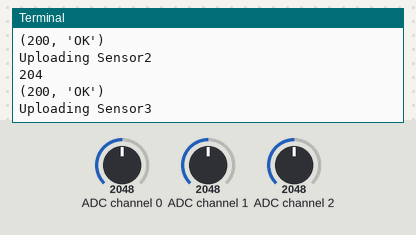
This program was run on a simulated Raspberry Pi (BCM pin numbers). Shown: the last lines printed to the terminal. Inputs (shaded band) come from the test bench; at power-on: ADC channel 0 = 2048, ADC channel 1 = 2048, ADC channel 2 = 2048 (analog values on the 0–4095 scale). Web requests get an empty 200 reply after 0.4 s.

Above: at 1.2 s.
1.3 s: ADC channel 0 set to 2866
At 1.46 s:
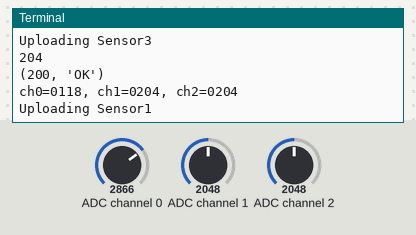
2.8 s: ADC channel 1 set to 2866
At 3.07 s:
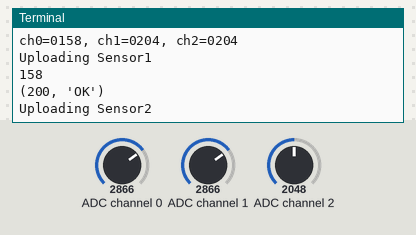
4.3 s: ADC channel 2 set to 2866
At 4.67 s:
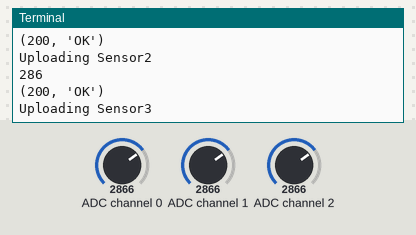
5.8 s: ADC channel 0 set to 3603
At 6.28 s:
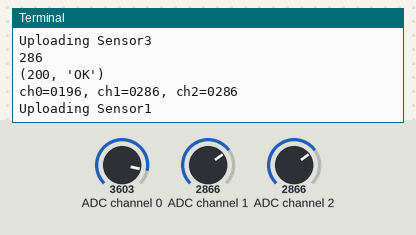
7.3 s: ADC channel 1 set to 3603
At 7.89 s:
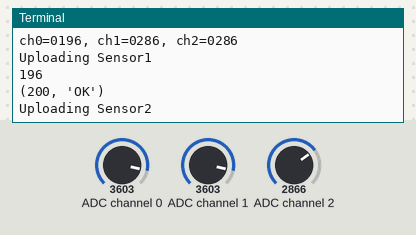
8.8 s: ADC channel 2 set to 3603
At 9.49 s:
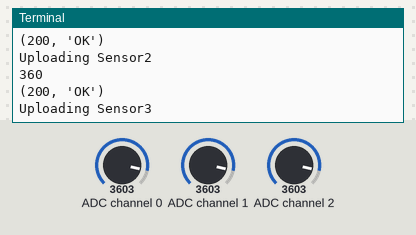
Timing chart, 0 to 11.3 s (numbered marks = the images above; inputs shaded):
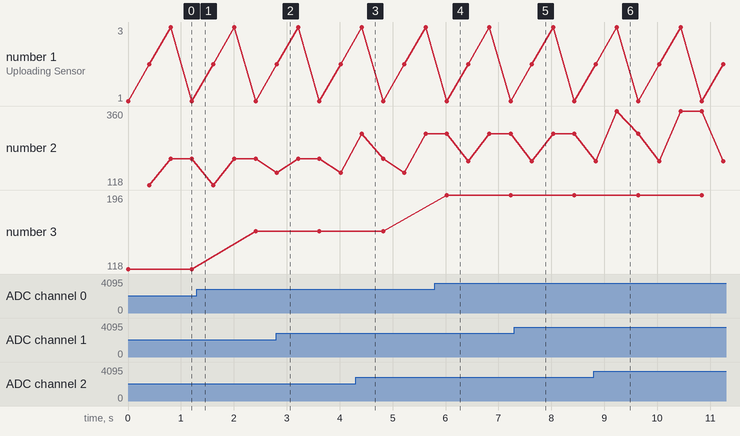

The program:

sen.py
```python
import spidev
import time
import web

class MCP3208:
        def __init__(self, spi_channel=0):
                self.spi_channel = spi_channel
                self.conn = spidev.SpiDev(0, spi_channel)
                self.conn.max_speed_hz = 1000000 # 1MHz

        def __del__( self ):
                self.close

        def close(self):
                if self.conn != None:
                        self.conn.close
                        self.conn = None

        def bitstring(self, n):
                s = bin(n)[2:]
                return '0'*(8-len(s)) + s

        def read(self, adc_channel=0):
                # build command
                cmd  = 128 # start bit
                cmd +=  64 # single end / diff
                if adc_channel % 2 == 1:
                        cmd += 8
                if (adc_channel/2) % 2 == 1:
                        cmd += 16
                if (adc_channel/4) % 2 == 1:
                        cmd += 32

                # send & receive data
                reply_bytes = self.conn.xfer2([cmd, 0, 0, 0])

                #
                reply_bitstring = ''.join(self.bitstring(n) for n in reply_bytes)
                reply = reply_bitstring[7:19]
                return int(reply, 2)

if __name__ == '__main__':
        spi = MCP3208(0)
	count = 0
        a0 = 0
        a1 = 0
        a2 = 0

        while True:
                count += 1
                a0 += spi.read(0)
                a1 += spi.read(1)
                a2 += spi.read(2)

                if count == 10:
                        a0=8+a0/400
			a0=a0*2
			a1=a1/100
			a2=a2/100

			print "ch0=%04d, ch1=%04d, ch2=%04d" % (a0, a1, a2)

			#RETRIEVING TEMPERATURE SENSOR DATA
			print "Uploading Sensor1"
			web.sensorUpload("field1",a0)

			#RETRIEVING pH SENSOR DATA
			print "Uploading Sensor2"
                        web.sensorUpload("field2",a1)

			#RETRIEVING MOISTURE SENSOR DATA
			print "Uploading Sensor3"
                        web.sensorUpload("field3",a2)

			count = 0
                        a0 = 0
                        a1 = 0
                        a2 = 0
```

web.py
```python
import httplib, urllib
import time

def sensorUpload(field,value):
    params = urllib.urlencode({field: value,'key':'HH0RA7I7QU2V3LHW'})
    headers = {"Content-typZZe": "application/x-www-form-urlencoded","Accept": "text/plain"}
    conn = httplib.HTTPConnection("api.thingspeak.com:80")
    try:
        conn.request("POST", "/update", params, headers)
        response = conn.getresponse()
        print (value)
        print (response.status, response.reason)
        data = response.read()
        conn.close()
    except:
        print ("Connection Failed")
```

Measured:
- after the input at 5.8 s, the terminal: prints a new line after 0.23 s (image 4)
- plotted number 3: 118 → 158 after the input at 1.3 s, 158 → 196 after the input at 5.8 s
